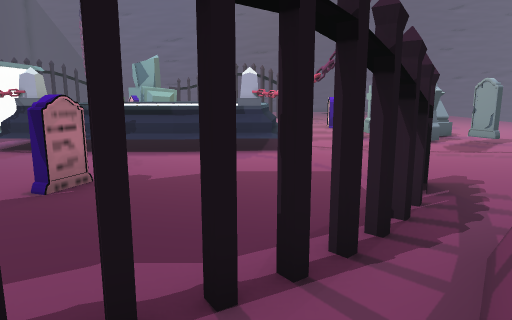
[1] (above)

21 first-person views from a walk through a scene from a Unity 3-D project. The camera is 1.4 m above the floor, tilts 10° down and sees 70° across. The floor is counted in squares, 1 m on a side. Each view is taken from the middle of a square. On the plan, view 1 faces up. The plan holds only what a view shows up to about 16 squares ahead; the rest is blank. The place goes on beyond the plan. Some animated figures are not drawn. Some surface patterns are stand-ins.

[2]
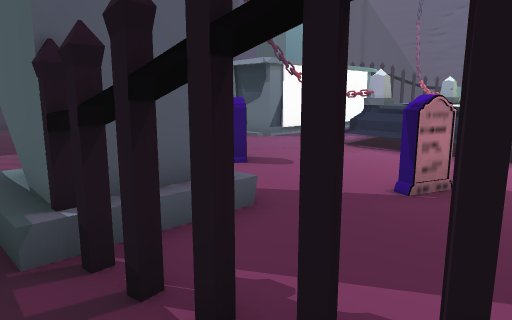

[3]
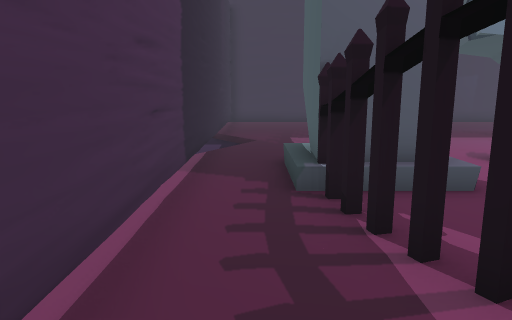

[4]
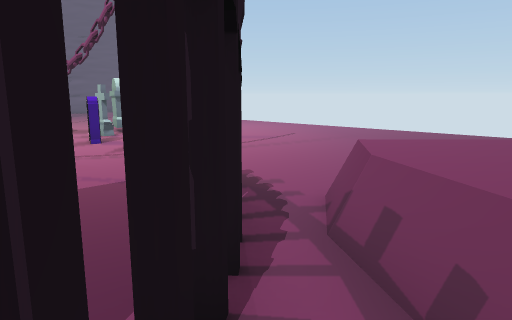

[5]
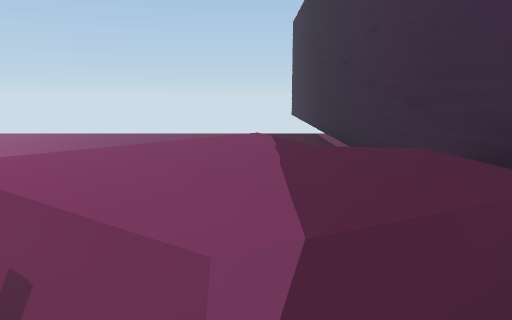

[6]
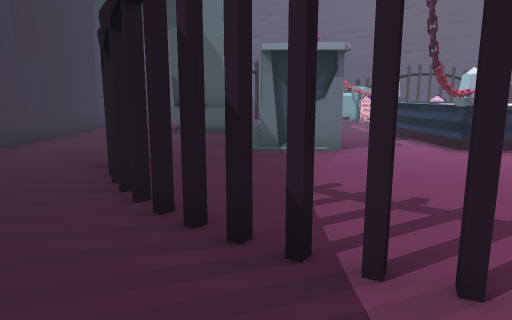

[7]
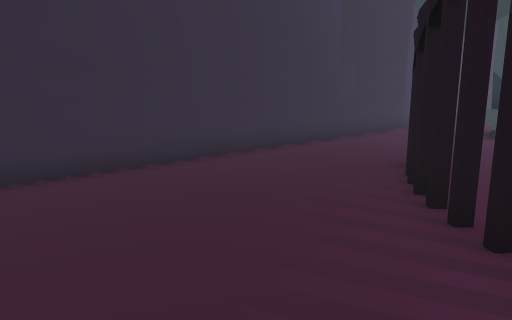

[8]
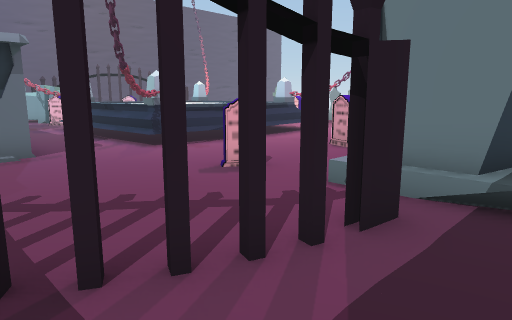

[9]
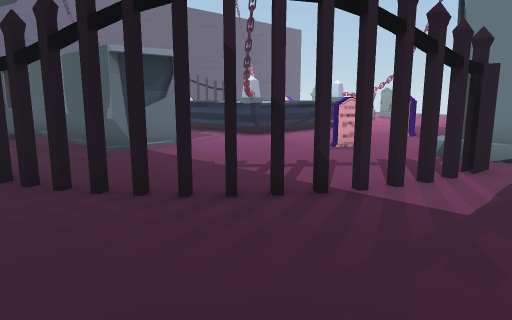

[10]
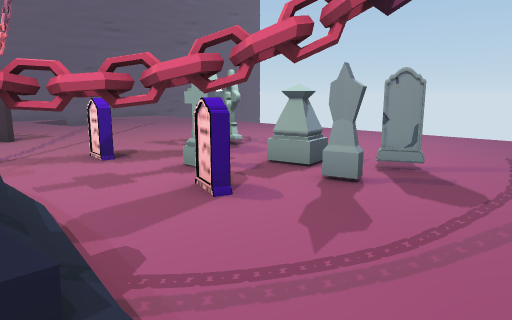

[11]
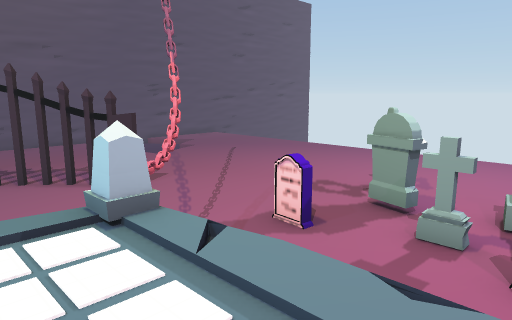

[12]
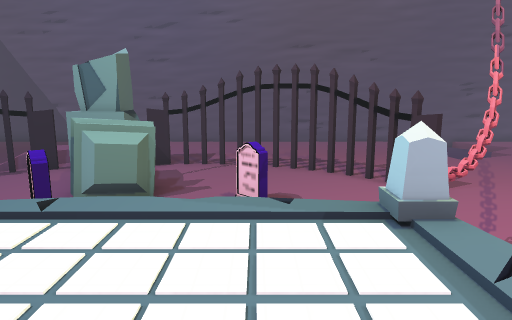

[13]
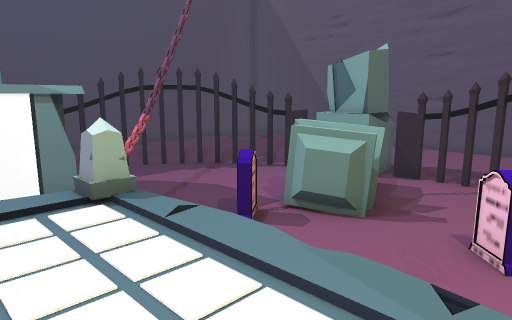

[14]
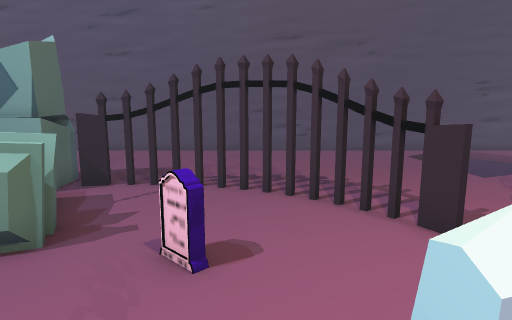

[15]
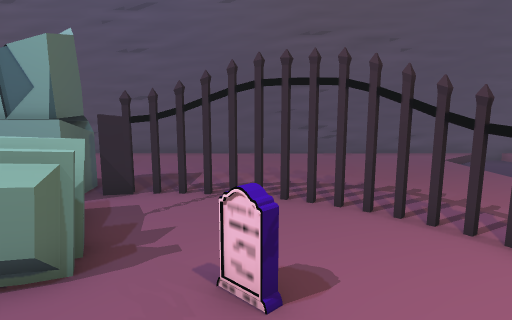

[16]
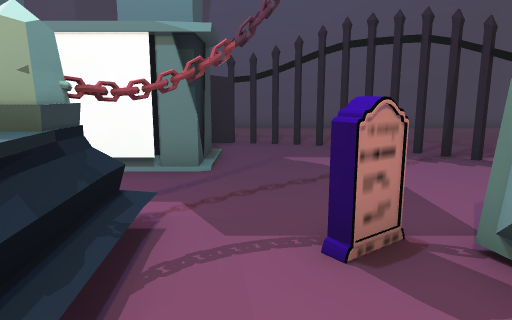

[17]
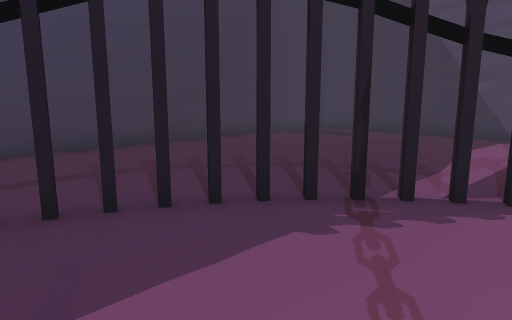

[18]
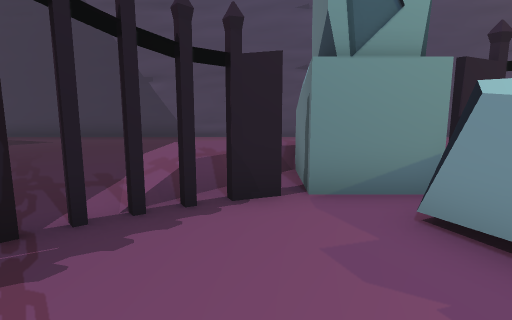

[19]
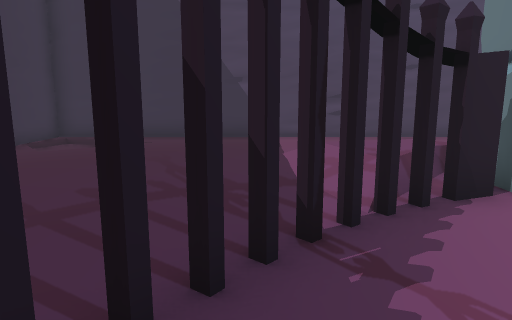

[20]
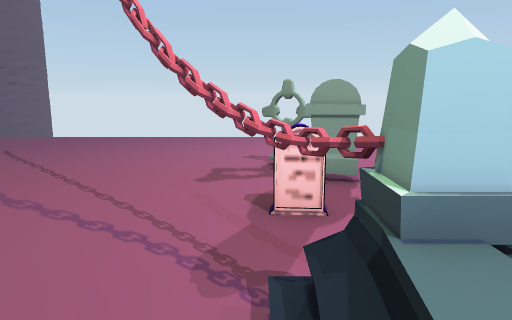

[21]
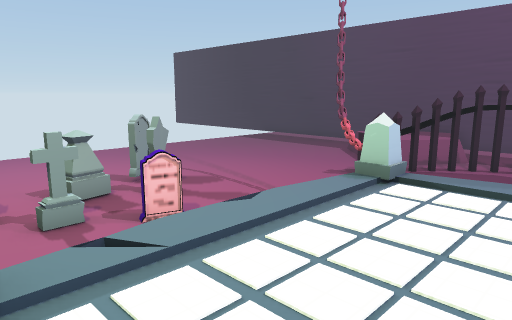

### Floor plan
Key: @ floor where view 1 was taken; # wall or solid block; x gap in a wall; . main floor; - floor 0.25 m lower than the main floor; : floor 0.5 m higher than the main floor; + floor 1 m higher than the main floor; * floor 1.25 m higher than the main floor; / step, stairs or slope; = window, fence, low wall or low ledge; ^ raised ledge; T thing the floor can be seen under or through; O other object.
Columns run from 19 left of view 1 to 14 right of it. Each row starts with its distance up from view 1.
 32 #############################
 31 #/......................../-/.
 30 #--//..... .............//---.
 29 #/-/.....  .............. ---
 28 #........   ............. --/
 27 #.......////............./-/.  ..
 26 #......./::OO............//......
 25 #......./: OO#xx##...............
 24 #........##OOO....##.............
 23 #.......T...O ......#............
 22 #......TT...O O......#...........
 21 #.....T..... OO......#...........
 20 #.....T......OO..O...............
 19 #.....T......O...................
 18 #....#......... .   .............
 17 #... #=###..##//////#.O...O......
 16 #      ###../#+/+++#/.O..OO.....
 15 #.  #  ###../*+++++//...OO.......
 14 #.  #### #../  ++++*/..O.........
 13 #.. ...#  ../* ++++*/.O..O.......
 12 #.. ...#  ../*   ++*/.O..........
 11 #.. ...###../*   ++//...#.O......
 10 #......###../#**/*/#/............
  9 #...........#///////#............
  8 #................................
  7 #...##...........................
  6 #....#......O...O................
  5 #....#......O...O....TT..... ....
  4 #.....#.............TT=....   ...
  3 #......TTT...##....TT=^^..     ..
  2 #........TTx###...#T=^^^^
  1 #...........####x#..=^^^^=
  0    ................@.^^^      ...
 -1     #################^^###########
 -2        ---         ..         ..

Where each view was taken, in squares from view 1:
view 1: 0 up, 0 right, facing up
view 2: 0 up, 1 left, facing up-left
view 3: 0 up, 1 right, facing left
view 4: 1 up, 1 left, facing up-right
view 5: 1 up, 0 right, facing right
view 6: 0 up, 12 left, facing up
view 7: 0 up, 12 left, facing up-left
view 8: 0 up, 12 left, facing up-right
view 9: 0 up, 16 left, facing up-right
view 10: 8 up, 0 right, facing up-right
view 11: 12 up, 2 left, facing up-right
view 12: 12 up, 2 left, facing up
view 13: 14 up, 1 left, facing up-left
view 14: 15 up, 1 left, facing up
view 15: 16 up, 2 left, facing up
view 16: 18 up, 3 left, facing left
view 17: 18 up, 9 left, facing up-left
view 18: 19 up, 9 left, facing up
view 19: 19 up, 12 left, facing up
view 20: 17 up, 2 left, facing right
view 21: 16 up, 3 left, facing down-right
